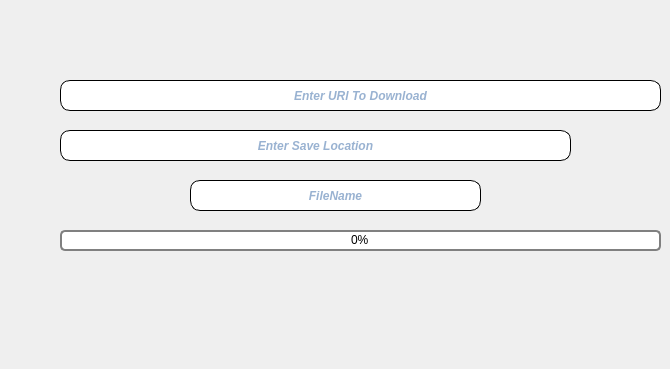
    <widget class="QWidget" name="tab_2">
     <attribute name="title">
      <string>Tab 2</string>
     </attribute>
     <widget class="QLineEdit" name="lineEdit">
      <property name="geometry">
       <rect>
        <x>60</x>
        <y>80</y>
        <width>601</width>
        <height>31</height>
       </rect>
      </property>
      <property name="palette">
       <palette>
        <active>
         <colorrole role="WindowText">
          <brush brushstyle="SolidPattern">
           <color alpha="255">
            <red>52</red>
            <green>101</green>
            <blue>164</blue>
           </color>
          </brush>
         </colorrole>
         <colorrole role="Button">
          <brush brushstyle="SolidPattern">
           <color alpha="255">
            <red>221</red>
            <green>221</green>
            <blue>221</blue>
           </color>
          </brush>
         </colorrole>
         <colorrole role="Text">
          <brush brushstyle="SolidPattern">
           <color alpha="255">
            <red>52</red>
            <green>101</green>
            <blue>164</blue>
           </color>
          </brush>
         </colorrole>
         <colorrole role="ButtonText">
          <brush brushstyle="SolidPattern">
           <color alpha="255">
            <red>52</red>
            <green>101</green>
            <blue>164</blue>
           </color>
          </brush>
         </colorrole>
         <colorrole role="Base">
          <brush brushstyle="SolidPattern">
           <color alpha="255">
            <red>221</red>
            <green>221</green>
            <blue>221</blue>
           </color>
          </brush>
         </colorrole>
         <colorrole role="Window">
          <brush brushstyle="SolidPattern">
           <color alpha="255">
            <red>221</red>
            <green>221</green>
            <blue>221</blue>
           </color>
          </brush>
         </colorrole>
        </active>
        <inactive>
         <colorrole role="WindowText">
          <brush brushstyle="SolidPattern">
           <color alpha="255">
            <red>52</red>
            <green>101</green>
            <blue>164</blue>
           </color>
          </brush>
         </colorrole>
         <colorrole role="Button">
          <brush brushstyle="SolidPattern">
           <color alpha="255">
            <red>221</red>
            <green>221</green>
            <blue>221</blue>
           </color>
          </brush>
         </colorrole>
         <colorrole role="Text">
          <brush brushstyle="SolidPattern">
           <color alpha="255">
            <red>52</red>
            <green>101</green>
            <blue>164</blue>
           </color>
          </brush>
         </colorrole>
         <colorrole role="ButtonText">
          <brush brushstyle="SolidPattern">
           <color alpha="255">
            <red>52</red>
            <green>101</green>
            <blue>164</blue>
           </color>
          </brush>
         </colorrole>
         <colorrole role="Base">
          <brush brushstyle="SolidPattern">
           <color alpha="255">
            <red>221</red>
            <green>221</green>
            <blue>221</blue>
           </color>
          </brush>
         </colorrole>
         <colorrole role="Window">
          <brush brushstyle="SolidPattern">
           <color alpha="255">
            <red>221</red>
            <green>221</green>
            <blue>221</blue>
           </color>
          </brush>
         </colorrole>
        </inactive>
        <disabled>
         <colorrole role="WindowText">
          <brush brushstyle="SolidPattern">
           <color alpha="255">
            <red>52</red>
            <green>101</green>
            <blue>164</blue>
           </color>
          </brush>
         </colorrole>
         <colorrole role="Button">
          <brush brushstyle="SolidPattern">
           <color alpha="255">
            <red>221</red>
            <green>221</green>
            <blue>221</blue>
           </color>
          </brush>
         </colorrole>
         <colorrole role="Text">
          <brush brushstyle="SolidPattern">
           <color alpha="255">
            <red>52</red>
            <green>101</green>
            <blue>164</blue>
           </color>
          </brush>
         </colorrole>
         <colorrole role="ButtonText">
          <brush brushstyle="SolidPattern">
           <color alpha="255">
            <red>52</red>
            <green>101</green>
            <blue>164</blue>
           </color>
          </brush>
         </colorrole>
         <colorrole role="Base">
          <brush brushstyle="SolidPattern">
           <color alpha="255">
            <red>221</red>
            <green>221</green>
            <blue>221</blue>
           </color>
          </brush>
         </colorrole>
         <colorrole role="Window">
          <brush brushstyle="SolidPattern">
           <color alpha="255">
            <red>221</red>
            <green>221</green>
            <blue>221</blue>
           </color>
          </brush>
         </colorrole>
        </disabled>
       </palette>
      </property>
      <property name="font">
       <font>
        <weight>75</weight>
        <italic>true</italic>
        <bold>true</bold>
       </font>
      </property>
      <property name="acceptDrops">
       <bool>true</bool>
      </property>
      <property name="styleSheet">
       <string notr="true">QLineEdit
{
border:1px solid ;
border-radius :10px;
color:rgb(52, 101, 164);
}
QLineEdit::hover
{
	background-color: rgb(114, 159, 207);

}

</string>
      </property>
      <property name="alignment">
       <set>Qt::AlignCenter</set>
      </property>
      <property name="placeholderText">
       <string>Enter URl To Download</string>
      </property>
      <property name="clearButtonEnabled">
       <bool>true</bool>
      </property>
     </widget>
     <widget class="QLineEdit" name="lineEdit_2">
      <property name="geometry">
       <rect>
        <x>60</x>
        <y>130</y>
        <width>511</width>
        <height>31</height>
       </rect>
      </property>
      <property name="font">
       <font>
        <weight>75</weight>
        <italic>true</italic>
        <bold>true</bold>
       </font>
      </property>
      <property name="styleSheet">
       <string notr="true">QLineEdit
{
border:1px solid ;
border-radius :10px;
color:rgb(52, 101, 164);
}
QLineEdit::hover
{
	background-color: rgb(114, 159, 207);
}
</string>
      </property>
      <property name="frame">
       <bool>true</bool>
      </property>
      <property name="alignment">
       <set>Qt::AlignCenter</set>
      </property>
      <property name="placeholderText">
       <string notr="true">Enter Save Location</string>
      </property>
     </widget>
     <widget class="QPushButton" name="pushButton_5">
      <property name="geometry">
       <rect>
        <x>590</x>
        <y>120</y>
        <width>71</width>
        <height>51</height>
       </rect>
      </property>
      <property name="mouseTracking">
       <bool>true</bool>
      </property>
      <property name="tabletTracking">
       <bool>true</bool>
      </property>
      <property name="autoFillBackground">
       <bool>false</bool>
      </property>
      <property name="styleSheet">
       <string notr="true">QPushButton
{
border-radius: 20px
}

QPushButton::hover
{
	background-color: rgb(114, 159, 207);
}
QPushButton:pressed
{
    color: black;
    background-color: #D1DBCB;
    padding-top: -15px;
    padding-bottom: -17px;
}</string>
      </property>
      <property name="text">
       <string/>
      </property>
      <property name="icon">
       <iconset resource="icons.qrc">
        <normaloff>:/icons/brosser.png</normaloff>:/icons/brosser.png</iconset>
      </property>
      <property name="iconSize">
       <size>
        <width>40</width>
        <height>80</height>
       </size>
      </property>
      <property name="checkable">
       <bool>true</bool>
      </property>
      <property name="autoDefault">
       <bool>true</bool>
      </property>
      <property name="default">
       <bool>true</bool>
      </property>
      <property name="flat">
       <bool>true</bool>
      </property>
     </widget>
     <widget class="QProgressBar" name="progressBar">
      <property name="geometry">
       <rect>
        <x>60</x>
        <y>230</y>
        <width>601</width>
        <height>21</height>
       </rect>
      </property>
      <property name="font">
       <font>
        <weight>50</weight>
        <bold>false</bold>
       </font>
      </property>
      <property name="cursor">
       <cursorShape>WaitCursor</cursorShape>
      </property>
      <property name="mouseTracking">
       <bool>true</bool>
      </property>
      <property name="tabletTracking">
       <bool>true</bool>
      </property>
      <property name="toolTip">
       <string>Progress Bar</string>
      </property>
      <property name="autoFillBackground">
       <bool>false</bool>
      </property>
      <property name="styleSheet">
       <string notr="true">QProgressBar{
border:2px solid grey;
border-radius :5px;
text-align:center;
color:black;
}
QProgressBar::chunk
{
background-color: rgb(52, 101, 164);
}
QProgressBar::hover
{
	background-color: rgb(114, 159, 207);

}



</string>
      </property>
      <property name="value">
       <number>0</number>
      </property>
      <property name="textVisible">
       <bool>true</bool>
      </property>
      <property name="orientation">
       <enum>Qt::Horizontal</enum>
      </property>
      <property name="invertedAppearance">
       <bool>false</bool>
      </property>
     </widget>
     <widget class="QPushButton" name="pushButton_16">
      <property name="geometry">
       <rect>
        <x>280</x>
        <y>260</y>
        <width>111</width>
        <height>51</height>
       </rect>
      </property>
      <property name="styleSheet">
       <string notr="true">QPushButton
{
border-radius: 20px
}

QPushButton::hover
{
	background-color: rgb(114, 159, 207);
}
QPushButton:pressed
{
    color: black;
    background-color: #D1DBCB;
    padding-top: -15px;
    padding-bottom: -17px;
}</string>
      </property>
      <property name="text">
       <string/>
      </property>
      <property name="icon">
       <iconset resource="icons.qrc">
        <normaloff>:/icons/images2.png</normaloff>:/icons/images2.png</iconset>
      </property>
      <property name="iconSize">
       <size>
        <width>100</width>
        <height>80</height>
       </size>
      </property>
     </widget>
     <widget class="QLineEdit" name="lineEdit_8">
      <property name="geometry">
       <rect>
        <x>190</x>
        <y>180</y>
        <width>291</width>
        <height>31</height>
       </rect>
      </property>
      <property name="font">
       <font>
        <weight>75</weight>
        <italic>true</italic>
        <bold>true</bold>
       </font>
      </property>
      <property name="styleSheet">
       <string notr="true">QLineEdit
{
border:1px solid ;
border-radius :10px;
color:rgb(52, 101, 164);
}
QLineEdit::hover
{
	background-color: rgb(114, 159, 207);
}
</string>
      </property>
      <property name="frame">
       <bool>true</bool>
      </property>
      <property name="alignment">
       <set>Qt::AlignCenter</set>
      </property>
      <property name="placeholderText">
       <string notr="true">FileName</string>
      </property>
     </widget>
     <widget class="QLabel" name="label_8">
      <property name="geometry">
       <rect>
        <x>40</x>
        <y>319</y>
        <width>601</width>
        <height>41</height>
       </rect>
      </property>
      <property name="text">
       <string/>
      </property>
     </widget>
    </widget>
